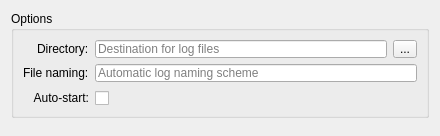
<?xml version="1.0" encoding="UTF-8"?>
<ui version="4.0">
 <class>ConfigLogging</class>
 <widget class="QWidget" name="ConfigLogging">
  <property name="geometry">
   <rect>
    <x>0</x>
    <y>0</y>
    <width>440</width>
    <height>136</height>
   </rect>
  </property>
  <property name="windowTitle">
   <string>Logging</string>
  </property>
  <property name="windowIcon">
   <iconset resource="mudder.qrc">
    <normaloff>:/icons/logging</normaloff>:/icons/logging</iconset>
  </property>
  <layout class="QVBoxLayout" name="verticalLayout">
   <item>
    <widget class="QGroupBox" name="groupLoggingOptions">
     <property name="sizePolicy">
      <sizepolicy hsizetype="Expanding" vsizetype="Preferred">
       <horstretch>0</horstretch>
       <verstretch>0</verstretch>
      </sizepolicy>
     </property>
     <property name="minimumSize">
      <size>
       <width>0</width>
       <height>107</height>
      </size>
     </property>
     <property name="title">
      <string>Options</string>
     </property>
     <layout class="QFormLayout" name="formLayout_5">
      <property name="labelAlignment">
       <set>Qt::AlignRight|Qt::AlignTrailing|Qt::AlignVCenter</set>
      </property>
      <item row="2" column="0">
       <widget class="QLabel" name="labelLoggingAutoStart">
        <property name="minimumSize">
         <size>
          <width>0</width>
          <height>20</height>
         </size>
        </property>
        <property name="text">
         <string>Auto-start:</string>
        </property>
        <property name="alignment">
         <set>Qt::AlignRight|Qt::AlignTrailing|Qt::AlignVCenter</set>
        </property>
       </widget>
      </item>
      <item row="2" column="1">
       <widget class="QCheckBox" name="loggingAutoStart">
        <property name="enabled">
         <bool>true</bool>
        </property>
        <property name="minimumSize">
         <size>
          <width>0</width>
          <height>20</height>
         </size>
        </property>
       </widget>
      </item>
      <item row="0" column="0">
       <widget class="QLabel" name="labelLoggingDirectory">
        <property name="text">
         <string>Directory:</string>
        </property>
       </widget>
      </item>
      <item row="0" column="1">
       <layout class="QHBoxLayout" name="horizontalLayout">
        <item>
         <widget class="QLineEdit" name="loggingDirectory">
          <property name="enabled">
           <bool>true</bool>
          </property>
          <property name="placeholderText">
           <string>Destination for log files</string>
          </property>
         </widget>
        </item>
        <item>
         <widget class="QToolButton" name="loggingDirectoryBrowse">
          <property name="enabled">
           <bool>true</bool>
          </property>
          <property name="text">
           <string>...</string>
          </property>
         </widget>
        </item>
       </layout>
      </item>
      <item row="1" column="0">
       <widget class="QLabel" name="labelLoggingFilename">
        <property name="text">
         <string>File naming:</string>
        </property>
       </widget>
      </item>
      <item row="1" column="1">
       <widget class="QLineEdit" name="loggingFilename">
        <property name="enabled">
         <bool>true</bool>
        </property>
        <property name="toolTip">
         <string>&lt;html&gt;&lt;head/&gt;&lt;body&gt;&lt;p&gt;&lt;span style=&quot; font-weight:600;&quot;&gt;%P&lt;/span&gt; : profile name&lt;br/&gt;&lt;span style=&quot; font-weight:600;&quot;&gt;%D&lt;/span&gt; : current date (yyyy-MM-dd)&lt;br /&gt;&lt;span style=&quot; font-weight:600;&quot;&gt;%T&lt;/span&gt; : current time (hh-mm-ss)&lt;/p&gt;&lt;/body&gt;&lt;/html&gt;</string>
        </property>
        <property name="placeholderText">
         <string>Automatic log naming scheme</string>
        </property>
       </widget>
      </item>
     </layout>
    </widget>
   </item>
   <item>
    <spacer name="verticalSpacer">
     <property name="orientation">
      <enum>Qt::Vertical</enum>
     </property>
     <property name="sizeHint" stdset="0">
      <size>
       <width>0</width>
       <height>266</height>
      </size>
     </property>
    </spacer>
   </item>
  </layout>
 </widget>
 <resources>
  <include location="mudder.qrc"/>
 </resources>
 <connections/>
</ui>
